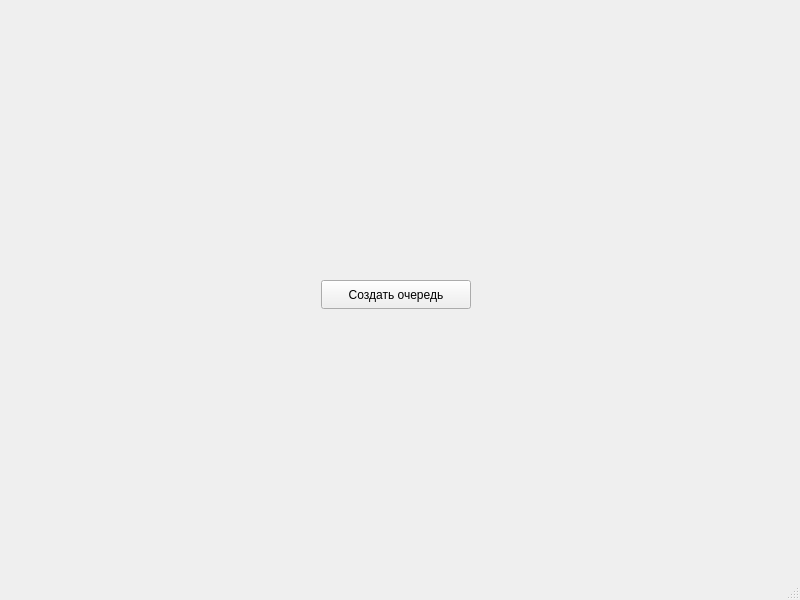
<?xml version="1.0" encoding="UTF-8"?>
<ui version="4.0">
 <class>MainWindow</class>
 <widget class="QMainWindow" name="MainWindow">
  <property name="geometry">
   <rect>
    <x>0</x>
    <y>0</y>
    <width>800</width>
    <height>600</height>
   </rect>
  </property>
  <property name="windowTitle">
   <string>MainWindow</string>
  </property>
  <widget class="QWidget" name="centralwidget">
   <widget class="QPushButton" name="pushButton">
    <property name="geometry">
     <rect>
      <x>321</x>
      <y>280</y>
      <width>150</width>
      <height>29</height>
     </rect>
    </property>
    <property name="text">
     <string>Создать очередь</string>
    </property>
   </widget>
   <widget class="QLabel" name="label">
    <property name="geometry">
     <rect>
      <x>196</x>
      <y>196</y>
      <width>400</width>
      <height>20</height>
     </rect>
    </property>
    <property name="text">
     <string/>
    </property>
    <property name="alignment">
     <set>Qt::AlignmentFlag::AlignCenter</set>
    </property>
   </widget>
   <widget class="QLabel" name="label_2">
    <property name="geometry">
     <rect>
      <x>196</x>
      <y>220</y>
      <width>400</width>
      <height>20</height>
     </rect>
    </property>
    <property name="text">
     <string/>
    </property>
    <property name="alignment">
     <set>Qt::AlignmentFlag::AlignCenter</set>
    </property>
   </widget>
   <widget class="QLabel" name="label_3">
    <property name="geometry">
     <rect>
      <x>196</x>
      <y>246</y>
      <width>400</width>
      <height>20</height>
     </rect>
    </property>
    <property name="text">
     <string/>
    </property>
    <property name="alignment">
     <set>Qt::AlignmentFlag::AlignCenter</set>
    </property>
   </widget>
  </widget>
  <widget class="QMenuBar" name="menubar">
   <property name="geometry">
    <rect>
     <x>0</x>
     <y>0</y>
     <width>800</width>
     <height>26</height>
    </rect>
   </property>
  </widget>
  <widget class="QStatusBar" name="statusbar"/>
 </widget>
 <resources/>
 <connections/>
</ui>
